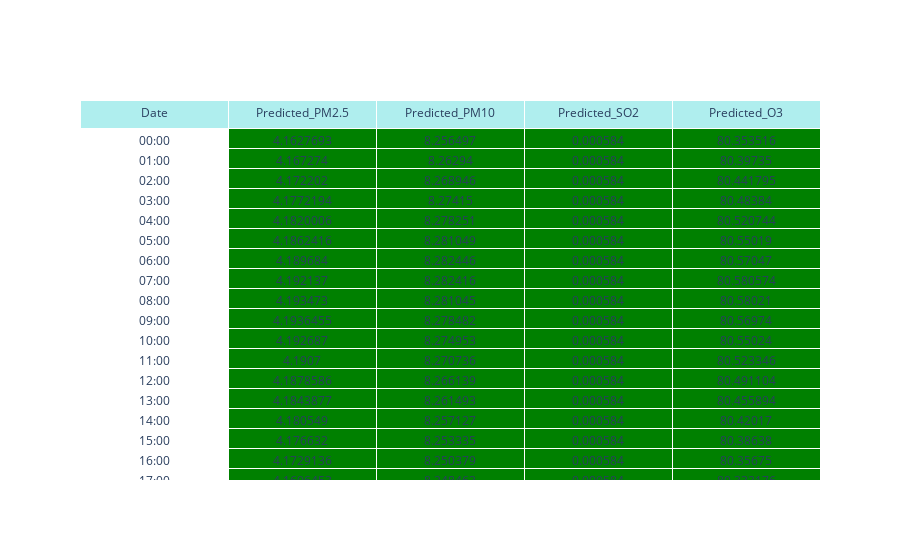
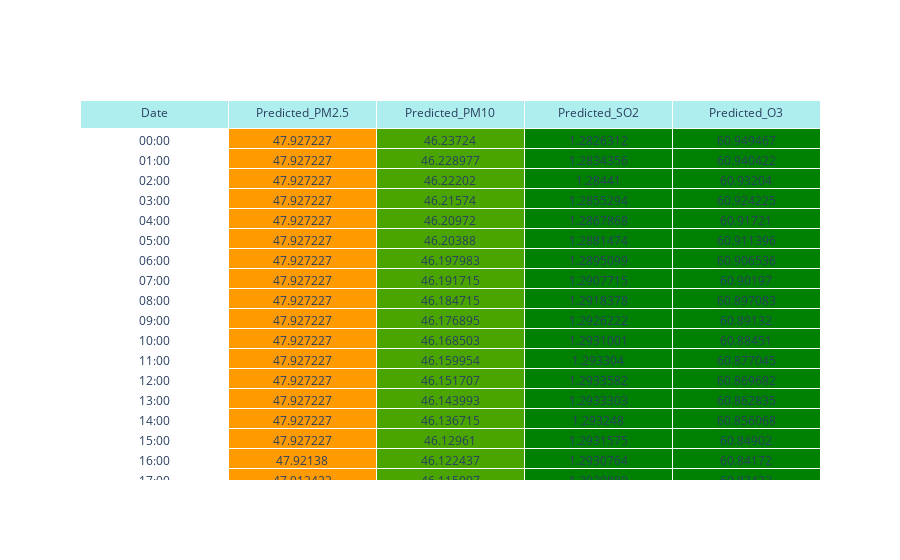
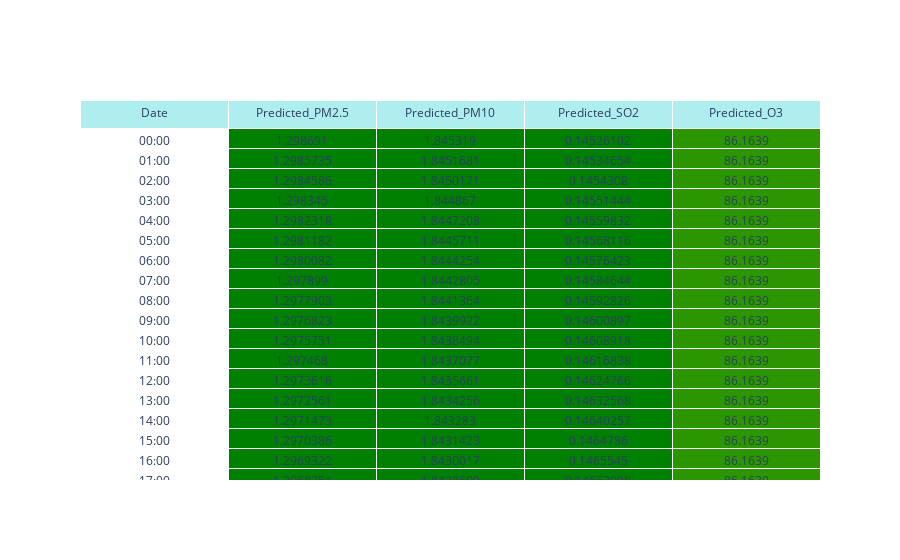
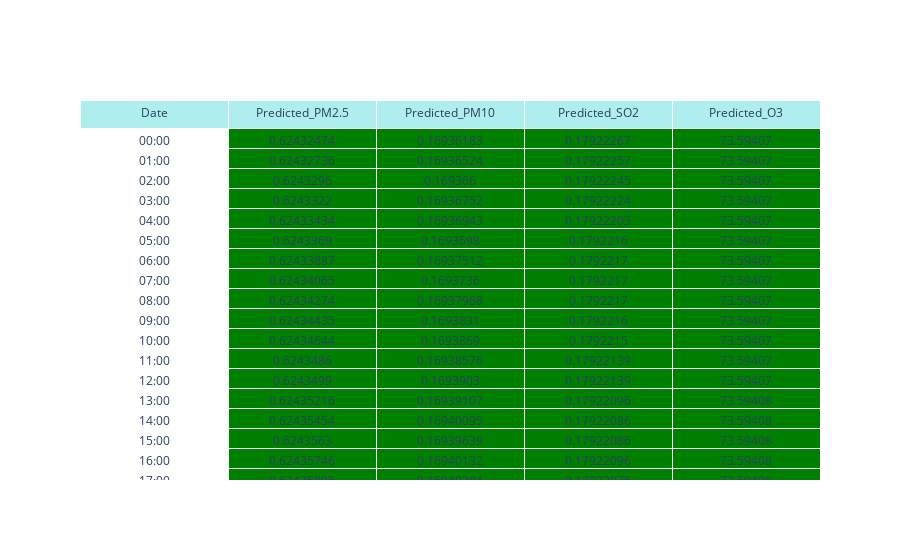

Source (notebook cell) for these figures, in order:
### Markdown cell above
Generate html prediction tables for all csv files in the predictions folder

### Code cell
dir_predictions = os.path.join(os.getcwd(), PREDICTION_DIR)

for root, _, files in os.walk(dir_predictions): # scans through data directory recursively
    for filename in files:
        if not filename.endswith(".csv"):
            continue
        df = pd.read_csv(os.path.join(root, filename))
        df = preprocess(df)
        make_prediction_table(df, filename, PREDICTION_DIR)
